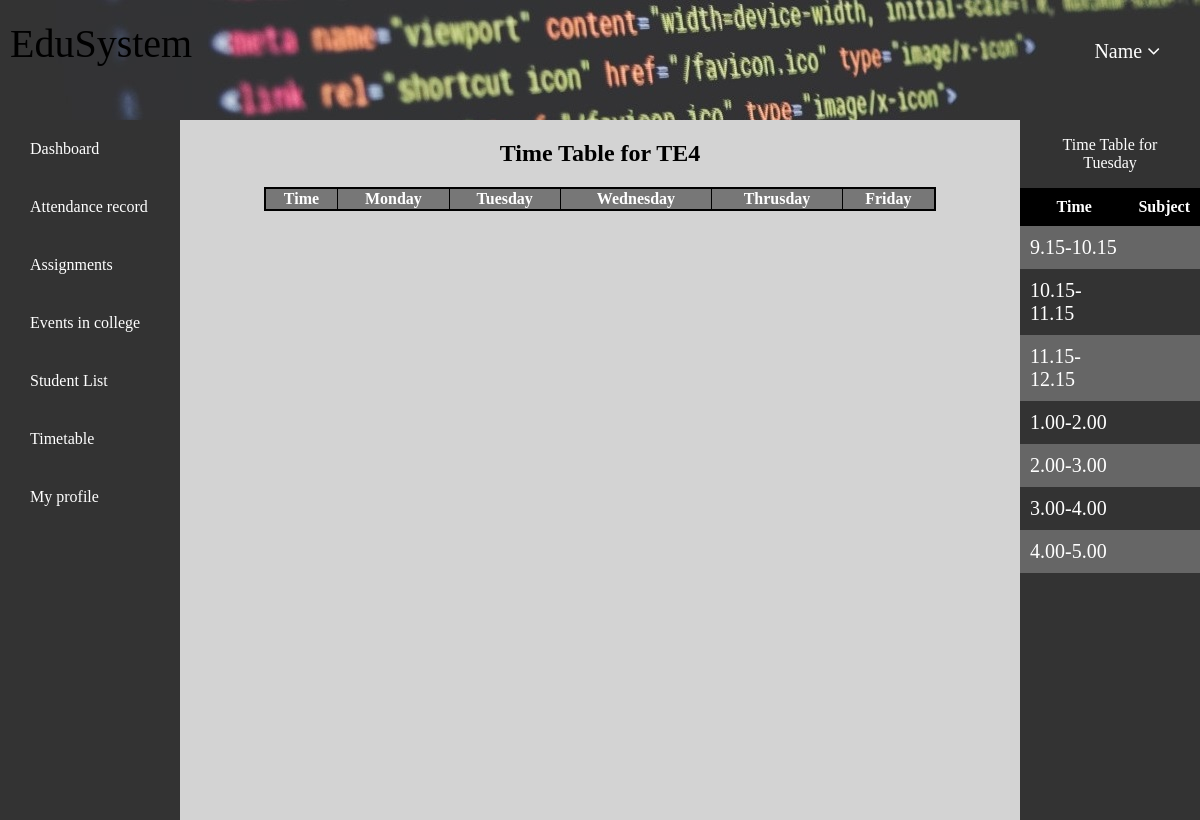
Page /home.php?page=timetable.php (signed in) on the earlier database version.
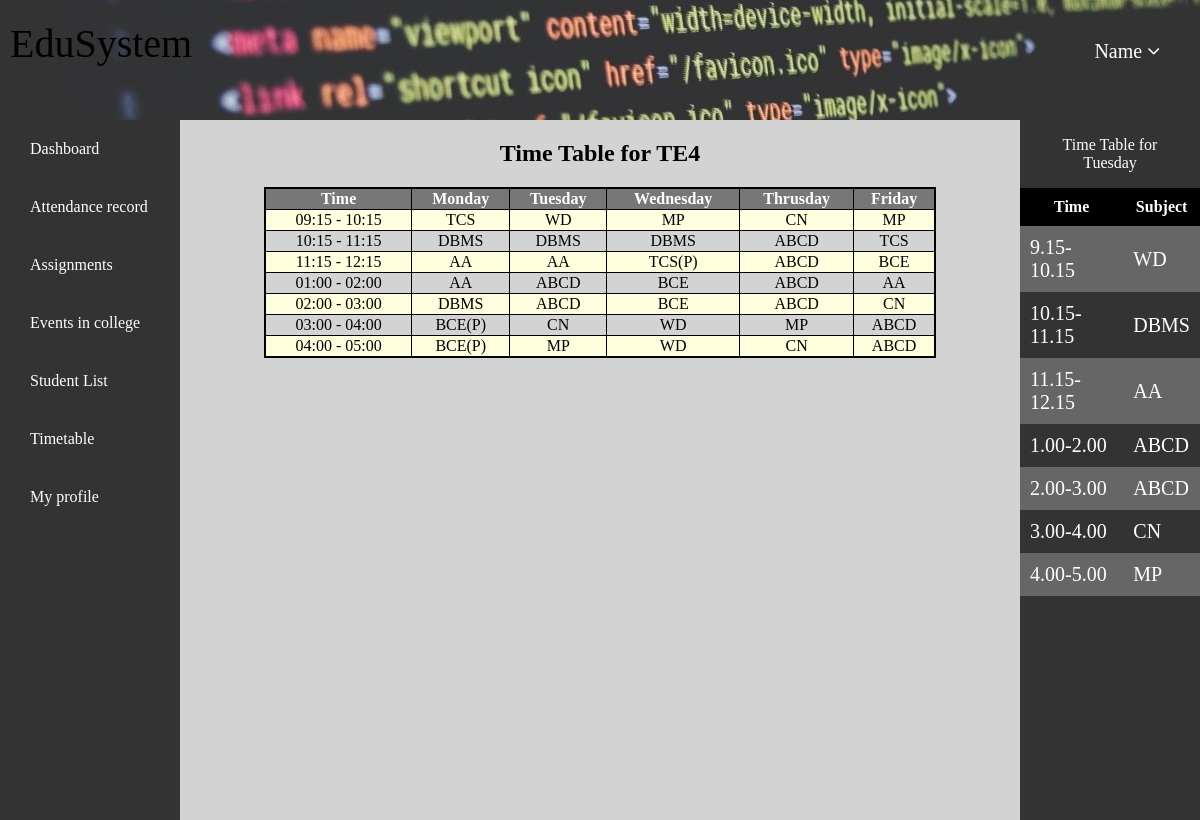
Same page on the later database version.
### tables this page shows
CREATE TABLE `timetable` (
  `SrNo` int(1) NOT NULL,
  `Time` varchar(15) NOT NULL,
  `Monday` varchar(15) NOT NULL,
  `Tuesday` varchar(15) NOT NULL,
  `Wednesday` varchar(15) NOT NULL,
  `Thrusday` varchar(15) NOT NULL,
  `Friday` varchar(15) NOT NULL
);

### timetable.php (the view, shortened to what the changed rows need)
<!DOCTYPE html>
<html lang="en">
<head>
	<link rel="stylesheet" href="Addons/profile.css">
</head>
<body>
	<h2>Time Table for TE4</h2>
	<?php
		$user = 'student';
		$pass = 'sakec';
		$db = 'students';
		$conn = new mysqli('localhost', $user, $pass, $db) or die("Unable to connect to server".$db);
		$get_all = "select * from timetable";
		$data = mysqli_query($conn, $get_all) or die("No records found.");
		echo "<div class=\"table\"><table><tr><th>Time</th><th>Monday</th><th>Tuesday</th><th>Wednesday</th><th>Thrusday</th><th>Friday</th>";
		while($row = mysqli_fetch_assoc($data)) {
			echo "<tr><td>".$row["Time"]."</td><td>".$row["Monday"]."</td><td>".$row["Tuesday"]."</td><td>".$row["Wednesday"]."</td><td>".$row["Thrusday"]."</td><td>".$row["Friday"]."</td></tr>";
		}
		echo "</table></div>";
	?>
</body>
</html>

### home.php (shortened to what the changed rows need)
<html>
<head>
    <link rel="stylesheet" type="text/css" href="Addons/home.css">
    <link rel="stylesheet" href="https://cdnjs.cloudflare.com/ajax/libs/font-awesome/4.7.0/css/font-awesome.min.css">
</head>
<body>
    <div class="flex-container">
        <div class="maincontent">
            <?php
                if (isset($_GET['page'])&&$_GET['page']!=""){
                    include $_GET['page'];
                }
                else {
                    include 'dashboard.php';
                }
            ?>
        </div>
        <?php
            $user = 'student';
            $pass = 'sakec';
            $db = 'students';
            $conn = new mysqli('localhost', $user, $pass, $db) or die("Unable to connect to server".$db);
            $get_all = "select * from timetable";
            $data = mysqli_query($conn, $get_all) or die("No records found.");
            $row = mysqli_fetch_assoc($data);
            $day = "Tuesday";
            echo '<div class="asideright">
                <div class="iasideright">
                        <p class="tthead" align="center">Time Table for <br>'.$day.' </p>
                        <table class="asiderighttable" >
                            <tr>
                                <th>Time</th>
                                <th>Subject</th>
                            </tr>';
                            echo '<tr>
                                <td>9.15-10.15</td>
                                <td>'.$row[$day].'</td>
                            </tr>';
                            $row = mysqli_fetch_assoc($data);
                            echo '
                            <tr>
                                <td>10.15-11.15</td>
                                <td>'.$row[$day].'</td>
                            </tr>';
                            $row = mysqli_fetch_assoc($data);
                            echo '
                            <tr>
                                <td>11.15-12.15</td>
                                <td>'.$row[$day].'</td>
                            </tr>';
                            $row = mysqli_fetch_assoc($data);
                            echo '
                            <tr>
                                <td>1.00-2.00</td>
                                <td>'.$row[$day].'</td>
                            </tr>';
                            $row = mysqli_fetch_assoc($data);
                            echo '
                            <tr>
                                <td>2.00-3.00</td>
                                <td>'.$row[$day].'</td>
                            </tr>';
                            $row = mysqli_fetch_assoc($data);
                            echo '
                            <tr>
                                <td>3.00-4.00</td>
                                <td>'.$row[$day].'</td>
                            </tr>';
                            $row = mysqli_fetch_assoc($data);
                            echo '
                            <tr>
                                <td>4.00-5.00</td>
                                <td>'.$row[$day].'</td>
                            </tr>
                    </table>
                </div>
            </div>';
        ?>
    </div>
</body>
</html>

Differences in the rows shown:
added timetable: Time "09:15 - 10:15", Monday "TCS", Tuesday "WD", Wednesday "MP", Thrusday "CN", Friday "MP"
added timetable: Time "10:15 - 11:15", Monday "DBMS", Tuesday "DBMS", Wednesday "DBMS", Thrusday "ABCD", Friday "TCS"
added timetable: Time "11:15 - 12:15", Monday "AA", Tuesday "AA", Wednesday "TCS(P)", Thrusday "ABCD", Friday "BCE"
added timetable: Time "01:00 - 02:00", Monday "AA", Tuesday "ABCD", Wednesday "BCE", Thrusday "ABCD", Friday "AA"
added timetable: Time "02:00 - 03:00", Monday "DBMS", Tuesday "ABCD", Wednesday "BCE", Thrusday "ABCD", Friday "CN"
added timetable: Time "03:00 - 04:00", Monday "BCE(P)", Tuesday "CN", Wednesday "WD", Thrusday "MP", Friday "ABCD"
added timetable: Time "04:00 - 05:00", Monday "BCE(P)", Tuesday "MP", Wednesday "WD", Thrusday "CN", Friday "ABCD"
